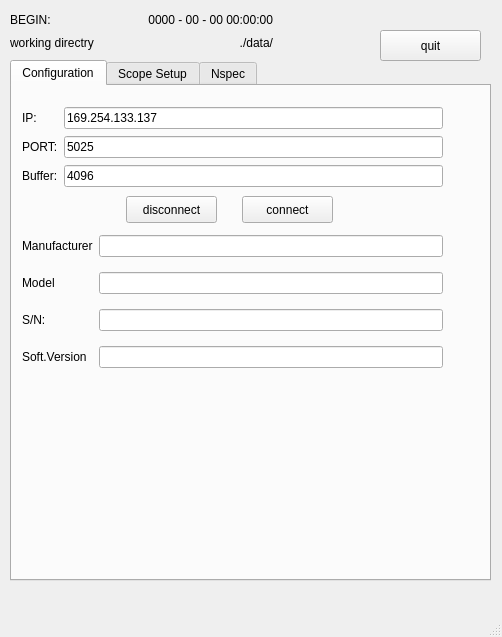
<?xml version="1.0" encoding="UTF-8"?>
<ui version="4.0">
 <class>MainWindow</class>
 <widget class="QMainWindow" name="MainWindow">
  <property name="geometry">
   <rect>
    <x>0</x>
    <y>0</y>
    <width>502</width>
    <height>637</height>
   </rect>
  </property>
  <property name="sizePolicy">
   <sizepolicy hsizetype="Preferred" vsizetype="Preferred">
    <horstretch>0</horstretch>
    <verstretch>0</verstretch>
   </sizepolicy>
  </property>
  <property name="windowTitle">
   <string>MainWindow</string>
  </property>
  <widget class="QWidget" name="centralwidget">
   <widget class="QTabWidget" name="tabWidget">
    <property name="geometry">
     <rect>
      <x>10</x>
      <y>60</y>
      <width>481</width>
      <height>521</height>
     </rect>
    </property>
    <property name="currentIndex">
     <number>0</number>
    </property>
    <widget class="QWidget" name="tab">
     <attribute name="title">
      <string>Configuration</string>
     </attribute>
     <widget class="QWidget" name="widget" native="true">
      <property name="geometry">
       <rect>
        <x>10</x>
        <y>10</y>
        <width>431</width>
        <height>321</height>
       </rect>
      </property>
      <widget class="QWidget" name="gridLayoutWidget_2">
       <property name="geometry">
        <rect>
         <x>0</x>
         <y>130</y>
         <width>421</width>
         <height>151</height>
        </rect>
       </property>
       <layout class="QGridLayout" name="gridLayout_2">
        <item row="1" column="2">
         <widget class="QLineEdit" name="lineEdit_Model">
          <property name="sizePolicy">
           <sizepolicy hsizetype="Expanding" vsizetype="Fixed">
            <horstretch>0</horstretch>
            <verstretch>0</verstretch>
           </sizepolicy>
          </property>
         </widget>
        </item>
        <item row="1" column="0">
         <widget class="QLabel" name="label_2">
          <property name="text">
           <string>Model</string>
          </property>
         </widget>
        </item>
        <item row="0" column="0">
         <widget class="QLabel" name="label">
          <property name="text">
           <string>Manufacturer</string>
          </property>
         </widget>
        </item>
        <item row="0" column="2">
         <widget class="QLineEdit" name="lineEdit_Manufacturer">
          <property name="sizePolicy">
           <sizepolicy hsizetype="Expanding" vsizetype="Fixed">
            <horstretch>0</horstretch>
            <verstretch>0</verstretch>
           </sizepolicy>
          </property>
         </widget>
        </item>
        <item row="3" column="0">
         <widget class="QLabel" name="label_3">
          <property name="text">
           <string>Soft.Version</string>
          </property>
         </widget>
        </item>
        <item row="3" column="2">
         <widget class="QLineEdit" name="lineEdit_SoftVersion">
          <property name="sizePolicy">
           <sizepolicy hsizetype="Expanding" vsizetype="Fixed">
            <horstretch>0</horstretch>
            <verstretch>0</verstretch>
           </sizepolicy>
          </property>
         </widget>
        </item>
        <item row="2" column="0">
         <widget class="QLabel" name="label_SN">
          <property name="sizePolicy">
           <sizepolicy hsizetype="Fixed" vsizetype="Preferred">
            <horstretch>0</horstretch>
            <verstretch>0</verstretch>
           </sizepolicy>
          </property>
          <property name="text">
           <string>S/N:</string>
          </property>
         </widget>
        </item>
        <item row="2" column="2">
         <widget class="QLineEdit" name="lineEdit_SN">
          <property name="sizePolicy">
           <sizepolicy hsizetype="Expanding" vsizetype="Fixed">
            <horstretch>0</horstretch>
            <verstretch>0</verstretch>
           </sizepolicy>
          </property>
         </widget>
        </item>
       </layout>
      </widget>
      <widget class="QWidget" name="gridLayoutWidget">
       <property name="geometry">
        <rect>
         <x>0</x>
         <y>10</y>
         <width>421</width>
         <height>85</height>
        </rect>
       </property>
       <layout class="QGridLayout" name="gridLayout">
        <item row="1" column="0">
         <widget class="QLabel" name="label_19">
          <property name="text">
           <string>PORT:</string>
          </property>
         </widget>
        </item>
        <item row="1" column="1">
         <widget class="QLineEdit" name="lineEdit_PORT">
          <property name="text">
           <string>5025</string>
          </property>
         </widget>
        </item>
        <item row="0" column="1">
         <widget class="QLineEdit" name="lineEdit_IP">
          <property name="text">
           <string>169.254.133.137</string>
          </property>
         </widget>
        </item>
        <item row="0" column="0">
         <widget class="QLabel" name="label_4">
          <property name="text">
           <string>IP: </string>
          </property>
         </widget>
        </item>
        <item row="2" column="0">
         <widget class="QLabel" name="label_20">
          <property name="text">
           <string>Buffer:</string>
          </property>
         </widget>
        </item>
        <item row="2" column="1">
         <widget class="QLineEdit" name="lineEdit_BUFSIZE">
          <property name="text">
           <string>4096</string>
          </property>
         </widget>
        </item>
       </layout>
      </widget>
      <widget class="QPushButton" name="pushButton_connect">
       <property name="geometry">
        <rect>
         <x>220</x>
         <y>100</y>
         <width>91</width>
         <height>27</height>
        </rect>
       </property>
       <property name="text">
        <string>connect</string>
       </property>
      </widget>
      <widget class="QPushButton" name="pushButton_disconnect">
       <property name="geometry">
        <rect>
         <x>104</x>
         <y>100</y>
         <width>91</width>
         <height>27</height>
        </rect>
       </property>
       <property name="text">
        <string>disconnect</string>
       </property>
      </widget>
     </widget>
    </widget>
    <widget class="QWidget" name="tab_4">
     <attribute name="title">
      <string>Scope Setup</string>
     </attribute>
     <widget class="QPushButton" name="pushButton_send_setup">
      <property name="geometry">
       <rect>
        <x>320</x>
        <y>410</y>
        <width>131</width>
        <height>32</height>
       </rect>
      </property>
      <property name="text">
       <string>Send setup</string>
      </property>
     </widget>
     <widget class="QTextEdit" name="textEdit_command">
      <property name="geometry">
       <rect>
        <x>10</x>
        <y>70</y>
        <width>441</width>
        <height>331</height>
       </rect>
      </property>
     </widget>
     <widget class="QLineEdit" name="lineEdit_Setup">
      <property name="geometry">
       <rect>
        <x>10</x>
        <y>30</y>
        <width>321</width>
        <height>21</height>
       </rect>
      </property>
     </widget>
     <widget class="QPushButton" name="pushButton_select">
      <property name="geometry">
       <rect>
        <x>340</x>
        <y>30</y>
        <width>113</width>
        <height>32</height>
       </rect>
      </property>
      <property name="text">
       <string>Select</string>
      </property>
     </widget>
     <widget class="QPushButton" name="pushButton_save">
      <property name="geometry">
       <rect>
        <x>200</x>
        <y>410</y>
        <width>113</width>
        <height>32</height>
       </rect>
      </property>
      <property name="text">
       <string>save</string>
      </property>
     </widget>
     <widget class="QLabel" name="label_5">
      <property name="geometry">
       <rect>
        <x>10</x>
        <y>10</y>
        <width>321</width>
        <height>16</height>
       </rect>
      </property>
      <property name="text">
       <string>Select your Command file.</string>
      </property>
     </widget>
     <widget class="QLineEdit" name="lineEdit_command">
      <property name="geometry">
       <rect>
        <x>10</x>
        <y>450</y>
        <width>311</width>
        <height>31</height>
       </rect>
      </property>
     </widget>
     <widget class="QPushButton" name="pushButton_send_command">
      <property name="geometry">
       <rect>
        <x>320</x>
        <y>450</y>
        <width>131</width>
        <height>32</height>
       </rect>
      </property>
      <property name="text">
       <string>Send Command</string>
      </property>
     </widget>
    </widget>
    <widget class="QWidget" name="tab_2">
     <attribute name="title">
      <string>Nspec</string>
     </attribute>
     <widget class="QRadioButton" name="radioButton_save">
      <property name="enabled">
       <bool>false</bool>
      </property>
      <property name="geometry">
       <rect>
        <x>10</x>
        <y>10</y>
        <width>61</width>
        <height>22</height>
       </rect>
      </property>
      <property name="text">
       <string>Save</string>
      </property>
     </widget>
     <widget class="QRadioButton" name="radioButton_running">
      <property name="enabled">
       <bool>false</bool>
      </property>
      <property name="geometry">
       <rect>
        <x>80</x>
        <y>10</y>
        <width>81</width>
        <height>22</height>
       </rect>
      </property>
      <property name="text">
       <string>Running</string>
      </property>
     </widget>
     <widget class="QGroupBox" name="groupBox">
      <property name="enabled">
       <bool>false</bool>
      </property>
      <property name="geometry">
       <rect>
        <x>170</x>
        <y>0</y>
        <width>251</width>
        <height>31</height>
       </rect>
      </property>
      <property name="font">
       <font>
        <pointsize>7</pointsize>
       </font>
      </property>
      <property name="title">
       <string>working channel</string>
      </property>
      <widget class="QRadioButton" name="radioButton_ain0">
       <property name="geometry">
        <rect>
         <x>10</x>
         <y>10</y>
         <width>49</width>
         <height>20</height>
        </rect>
       </property>
       <property name="text">
        <string>CH1</string>
       </property>
      </widget>
      <widget class="QRadioButton" name="radioButton_ain1">
       <property name="geometry">
        <rect>
         <x>70</x>
         <y>10</y>
         <width>51</width>
         <height>22</height>
        </rect>
       </property>
       <property name="text">
        <string>CH2</string>
       </property>
      </widget>
      <widget class="QRadioButton" name="radioButton_ain2">
       <property name="geometry">
        <rect>
         <x>130</x>
         <y>10</y>
         <width>51</width>
         <height>22</height>
        </rect>
       </property>
       <property name="text">
        <string>CH3</string>
       </property>
      </widget>
      <widget class="QRadioButton" name="radioButton_ain3">
       <property name="geometry">
        <rect>
         <x>190</x>
         <y>10</y>
         <width>51</width>
         <height>22</height>
        </rect>
       </property>
       <property name="text">
        <string>CH4</string>
       </property>
      </widget>
     </widget>
     <widget class="QWidget" name="gridLayoutWidget_4">
      <property name="geometry">
       <rect>
        <x>0</x>
        <y>210</y>
        <width>461</width>
        <height>252</height>
       </rect>
      </property>
      <layout class="QGridLayout" name="gridLayout_4">
       <item row="6" column="1">
        <widget class="QLineEdit" name="lineEdit_datalength">
         <property name="text">
          <string>10000</string>
         </property>
        </widget>
       </item>
       <item row="4" column="0">
        <widget class="QCheckBox" name="checkBox_manual">
         <property name="text">
          <string>Manual</string>
         </property>
        </widget>
       </item>
       <item row="3" column="1">
        <widget class="QLineEdit" name="lineEdit_200k">
         <property name="text">
          <string>0</string>
         </property>
        </widget>
       </item>
       <item row="3" column="2">
        <widget class="QProgressBar" name="progressBar_200k">
         <property name="maximum">
          <number>100</number>
         </property>
         <property name="value">
          <number>1</number>
         </property>
         <property name="textVisible">
          <bool>true</bool>
         </property>
        </widget>
       </item>
       <item row="0" column="1">
        <widget class="QLabel" name="label_storeddata">
         <property name="text">
          <string>STORED DATA</string>
         </property>
        </widget>
       </item>
       <item row="2" column="1">
        <widget class="QLineEdit" name="lineEdit_20k">
         <property name="text">
          <string>0</string>
         </property>
        </widget>
       </item>
       <item row="1" column="2">
        <widget class="QProgressBar" name="progressBar_2k">
         <property name="value">
          <number>0</number>
         </property>
        </widget>
       </item>
       <item row="2" column="2">
        <widget class="QProgressBar" name="progressBar_20k">
         <property name="value">
          <number>0</number>
         </property>
        </widget>
       </item>
       <item row="4" column="1">
        <widget class="QLineEdit" name="lineEdit_man">
         <property name="text">
          <string>0</string>
         </property>
        </widget>
       </item>
       <item row="1" column="1">
        <widget class="QLineEdit" name="lineEdit_2k">
         <property name="autoFillBackground">
          <bool>false</bool>
         </property>
         <property name="text">
          <string>0</string>
         </property>
        </widget>
       </item>
       <item row="6" column="0">
        <widget class="QLabel" name="label_datalength">
         <property name="text">
          <string>Data Length</string>
         </property>
        </widget>
       </item>
       <item row="7" column="0">
        <widget class="QLabel" name="label_gainscale">
         <property name="text">
          <string>Gain Scale</string>
         </property>
        </widget>
       </item>
       <item row="2" column="0">
        <widget class="QCheckBox" name="checkBox_20k">
         <property name="text">
          <string>20kHz</string>
         </property>
        </widget>
       </item>
       <item row="3" column="0">
        <widget class="QCheckBox" name="checkBox_200k">
         <property name="text">
          <string>200kHz</string>
         </property>
        </widget>
       </item>
       <item row="0" column="0">
        <widget class="QLabel" name="label_8">
         <property name="text">
          <string>Cutoff Freq.</string>
         </property>
        </widget>
       </item>
       <item row="1" column="0">
        <widget class="QCheckBox" name="checkBox_2k">
         <property name="text">
          <string>2kHz</string>
         </property>
        </widget>
       </item>
       <item row="6" column="2">
        <widget class="QPushButton" name="pushButton_abort">
         <property name="text">
          <string>abort</string>
         </property>
        </widget>
       </item>
       <item row="7" column="2">
        <widget class="QPushButton" name="pushButton_start">
         <property name="text">
          <string>start</string>
         </property>
        </widget>
       </item>
       <item row="7" column="1">
        <widget class="QLineEdit" name="lineEdit_gainscale">
         <property name="text">
          <string>92683</string>
         </property>
        </widget>
       </item>
       <item row="0" column="2">
        <widget class="QLabel" name="label_progress">
         <property name="text">
          <string>Progress</string>
         </property>
        </widget>
       </item>
       <item row="5" column="0">
        <widget class="QLabel" name="label_avgnum">
         <property name="text">
          <string>Data set</string>
         </property>
        </widget>
       </item>
       <item row="5" column="1">
        <widget class="QLineEdit" name="lineEdit_dataset">
         <property name="text">
          <string>10</string>
         </property>
        </widget>
       </item>
       <item row="4" column="2">
        <widget class="QProgressBar" name="progressBar_man">
         <property name="minimum">
          <number>0</number>
         </property>
         <property name="maximum">
          <number>100</number>
         </property>
         <property name="value">
          <number>0</number>
         </property>
        </widget>
       </item>
       <item row="5" column="2">
        <widget class="QPushButton" name="pushButton_plot">
         <property name="enabled">
          <bool>false</bool>
         </property>
         <property name="text">
          <string>plot</string>
         </property>
        </widget>
       </item>
      </layout>
     </widget>
     <widget class="QWidget" name="gridLayoutWidget_3">
      <property name="geometry">
       <rect>
        <x>0</x>
        <y>30</y>
        <width>461</width>
        <height>178</height>
       </rect>
      </property>
      <layout class="QGridLayout" name="gridLayout_3">
       <item row="1" column="1">
        <widget class="QLineEdit" name="lineEdit_preamble_count"/>
       </item>
       <item row="5" column="1">
        <widget class="QLineEdit" name="lineEdit_preamble_xreference"/>
       </item>
       <item row="1" column="4">
        <widget class="QLineEdit" name="lineEdit_preamble_point"/>
       </item>
       <item row="5" column="4">
        <widget class="QLineEdit" name="lineEdit_preamble_yreference"/>
       </item>
       <item row="3" column="3">
        <widget class="QLabel" name="label_16">
         <property name="text">
          <string>yincrement:</string>
         </property>
        </widget>
       </item>
       <item row="5" column="0">
        <widget class="QLabel" name="label_15">
         <property name="text">
          <string>xreference:</string>
         </property>
        </widget>
       </item>
       <item row="0" column="0">
        <widget class="QLabel" name="label_9">
         <property name="text">
          <string>format:</string>
         </property>
        </widget>
       </item>
       <item row="5" column="3">
        <widget class="QLabel" name="label_18">
         <property name="text">
          <string>yreference:</string>
         </property>
        </widget>
       </item>
       <item row="0" column="1">
        <widget class="QLineEdit" name="lineEdit_preamble_format"/>
       </item>
       <item row="0" column="3">
        <widget class="QLabel" name="label_10">
         <property name="text">
          <string>type:</string>
         </property>
        </widget>
       </item>
       <item row="3" column="4">
        <widget class="QLineEdit" name="lineEdit_preamble_yincrement"/>
       </item>
       <item row="1" column="3">
        <widget class="QLabel" name="label_12">
         <property name="text">
          <string>point:</string>
         </property>
        </widget>
       </item>
       <item row="3" column="1">
        <widget class="QLineEdit" name="lineEdit_preamble_xincrement"/>
       </item>
       <item row="1" column="0">
        <widget class="QLabel" name="label_11">
         <property name="text">
          <string>count:</string>
         </property>
        </widget>
       </item>
       <item row="3" column="0">
        <widget class="QLabel" name="label_13">
         <property name="text">
          <string>xincrement:</string>
         </property>
        </widget>
       </item>
       <item row="0" column="4">
        <widget class="QLineEdit" name="lineEdit_preamble_type"/>
       </item>
       <item row="6" column="0">
        <widget class="QLabel" name="label_14">
         <property name="text">
          <string>xorigin:</string>
         </property>
        </widget>
       </item>
       <item row="6" column="3">
        <widget class="QLabel" name="label_17">
         <property name="text">
          <string>yorigin:</string>
         </property>
        </widget>
       </item>
       <item row="6" column="1">
        <widget class="QLineEdit" name="lineEdit_preamble_xorigin"/>
       </item>
       <item row="6" column="4">
        <widget class="QLineEdit" name="lineEdit_preamble_yorigin"/>
       </item>
      </layout>
     </widget>
    </widget>
   </widget>
   <widget class="QWidget" name="layoutWidget">
    <property name="geometry">
     <rect>
      <x>10</x>
      <y>10</y>
      <width>263</width>
      <height>44</height>
     </rect>
    </property>
    <layout class="QGridLayout" name="gridLayout_5">
     <item row="0" column="1">
      <widget class="QLabel" name="label_Time_Begin">
       <property name="sizePolicy">
        <sizepolicy hsizetype="Preferred" vsizetype="Fixed">
         <horstretch>0</horstretch>
         <verstretch>0</verstretch>
        </sizepolicy>
       </property>
       <property name="text">
        <string>0000 - 00 - 00 00:00:00</string>
       </property>
       <property name="alignment">
        <set>Qt::AlignRight|Qt::AlignTrailing|Qt::AlignVCenter</set>
       </property>
      </widget>
     </item>
     <item row="0" column="0">
      <widget class="QLabel" name="label_6">
       <property name="sizePolicy">
        <sizepolicy hsizetype="Preferred" vsizetype="Fixed">
         <horstretch>0</horstretch>
         <verstretch>0</verstretch>
        </sizepolicy>
       </property>
       <property name="text">
        <string>BEGIN:</string>
       </property>
      </widget>
     </item>
     <item row="1" column="0">
      <widget class="QLabel" name="label_7">
       <property name="sizePolicy">
        <sizepolicy hsizetype="Preferred" vsizetype="Fixed">
         <horstretch>0</horstretch>
         <verstretch>0</verstretch>
        </sizepolicy>
       </property>
       <property name="text">
        <string>working directry</string>
       </property>
      </widget>
     </item>
     <item row="1" column="1">
      <widget class="QLabel" name="label_Time_Current">
       <property name="sizePolicy">
        <sizepolicy hsizetype="Preferred" vsizetype="Fixed">
         <horstretch>0</horstretch>
         <verstretch>0</verstretch>
        </sizepolicy>
       </property>
       <property name="text">
        <string>./data/</string>
       </property>
       <property name="alignment">
        <set>Qt::AlignRight|Qt::AlignTrailing|Qt::AlignVCenter</set>
       </property>
      </widget>
     </item>
    </layout>
   </widget>
   <widget class="QPushButton" name="pushButton_quit">
    <property name="geometry">
     <rect>
      <x>380</x>
      <y>30</y>
      <width>101</width>
      <height>31</height>
     </rect>
    </property>
    <property name="text">
     <string>quit</string>
    </property>
   </widget>
  </widget>
  <widget class="QMenuBar" name="menubar">
   <property name="geometry">
    <rect>
     <x>0</x>
     <y>0</y>
     <width>502</width>
     <height>22</height>
    </rect>
   </property>
  </widget>
  <widget class="QStatusBar" name="statusbar"/>
 </widget>
 <resources/>
 <connections/>
</ui>
